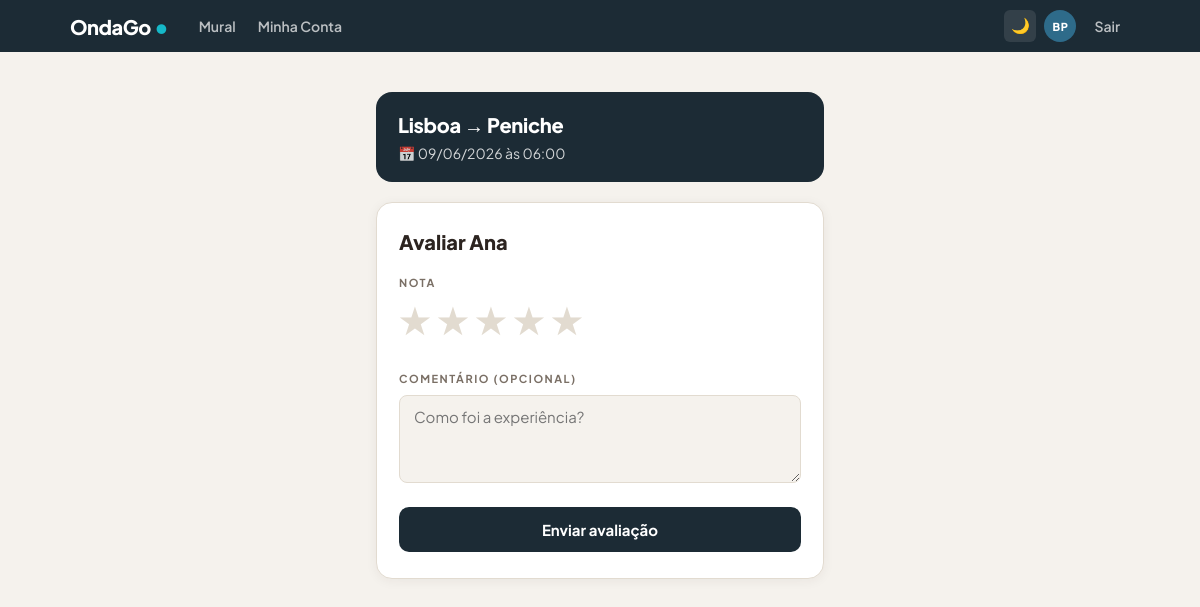
/avaliar/3/3 (signed in), run on the app's committed database.
### models.py (models this page shows, shortened)
class Usuario(UserMixin, db.Model):
    __tablename__ = 'usuarios'
    id         = db.Column(db.Integer, primary_key=True)
    nome       = db.Column(db.String(100), nullable=False)
    email      = db.Column(db.String(150), unique=True, nullable=False)
    telefone   = db.Column(db.String(20), nullable=False)
    nivel      = db.Column(db.String(30), default='Iniciante')
    foto_url   = db.Column(db.String(300), default='')
    senha_hash = db.Column(db.String(256), nullable=False)
    criado_em  = db.Column(db.DateTime, default=datetime.utcnow)
    caronas    = db.relationship('Carona', backref='motorista', lazy=True)
    reservas   = db.relationship('Reserva', backref='passageiro', lazy=True)

class Carona(db.Model):
    __tablename__ = 'caronas'
    id            = db.Column(db.Integer, primary_key=True)
    motorista_id  = db.Column(db.Integer, db.ForeignKey('usuarios.id'), nullable=False)
    ponto_partida = db.Column(db.String(100), nullable=False)
    destino       = db.Column(db.String(100), nullable=False)
    data          = db.Column(db.String(10), nullable=False)
    hora          = db.Column(db.String(5), nullable=False)
    vagas_totais  = db.Column(db.Integer, nullable=False)
    tipo_prancha  = db.Column(db.String(30), default='Qualquer')
    criado_em     = db.Column(db.DateTime, default=datetime.utcnow)
    reservas      = db.relationship('Reserva', backref='carona', lazy=True)
    @property
    def expirada(self):
        try:
            dt = datetime.strptime(f"{self.data} {self.hora}", "%d/%m/%Y %H:%M")
            return datetime.now() > dt
        except:
            return False

### app.py (the view, shortened to what this page needs)
@app.route('/avaliar/<int:carona_id>/<int:avaliado_id>', methods=['GET', 'POST'])
@login_required
def avaliar(carona_id, avaliado_id):
    carona = Carona.query.get_or_404(carona_id)
    avaliado = Usuario.query.get_or_404(avaliado_id)
    if not carona.expirada:
        flash('Só podes avaliar depois da carona ter sido realizada.', 'erro')
        return redirect(url_for('minha_conta'))
    if avaliado_id == current_user.id:
        flash('Não podes avaliar-te a ti mesmo.', 'erro')
        return redirect(url_for('minha_conta'))
    eh_motorista = carona.motorista_id == current_user.id
    eh_passageiro = Reserva.query.filter_by(carona_id=carona_id, usuario_id=current_user.id).first() is not None
    if not eh_motorista and not eh_passageiro:
        flash('Não participaste nesta carona.', 'erro')
        return redirect(url_for('minha_conta'))
    avaliado_eh_motorista = carona.motorista_id == avaliado_id
    avaliado_eh_passageiro = Reserva.query.filter_by(carona_id=carona_id, usuario_id=avaliado_id).first() is not None
    if not avaliado_eh_motorista and not avaliado_eh_passageiro:
        flash('Esta pessoa não participou nesta carona.', 'erro')
        return redirect(url_for('minha_conta'))
    if Avaliacao.query.filter_by(avaliador_id=current_user.id, avaliado_id=avaliado_id, carona_id=carona_id).first():
        flash('Já avaliaste esta pessoa nesta carona.', 'erro')
        return redirect(url_for('minha_conta'))
    return render_template('avaliar.html', carona=carona, avaliado=avaliado)

### app.py (called while the page is built)
@login_manager.user_loader
def load_user(user_id):
    return Usuario.query.get(int(user_id))

### templates/avaliar.html (shortened to what this page needs)
{% extends "base.html" %}
{% block content %}
<div class="container">
    <div class="info-card">
        <div class="rota">{{ carona.ponto_partida }} → {{ carona.destino }}</div>
        <p>📅 {{ carona.data }} às {{ carona.hora }}</p>
    </div>
    <div class="form-card">
        <h2>Avaliar {{ avaliado.nome.split()[0] }}</h2>
        <form method="POST">
            <div class="form-group">
                <label>Nota</label>
                <div class="stars">
                    {% for i in [5,4,3,2,1] %}
                    <label for="star{{ i }}">★</label>
                    {% endfor %}
                </div>
            </div>
            <div class="form-group">
                <label>Comentário (opcional)</label>
                <textarea name="comentario" placeholder="Como foi a experiência?"></textarea>
            </div>
            <button type="submit" class="btn-submit">Enviar avaliação</button>
        </form>
    </div>
</div>
{% endblock %}

### templates/base.html (shortened to what this page needs)
<!DOCTYPE html>
<html lang="pt" data-theme="light">
<head>
</head>
<body>
<nav class="navbar">
    <div class="nav-inner">
        <a href="/" class="nav-logo">OndaGo<span class="logo-dot">•</span></a>
        <div class="nav-links" id="nav-links">
            <a href="/"
               class="nav-link {% if request.endpoint == 'index' %}active{% endif %}">Mural</a>
            {% if current_user.is_authenticated %}
                <a href="/minha_conta"
                   class="nav-link {% if request.endpoint == 'minha_conta' %}active{% endif %}">Minha Conta</a>
            {% endif %}
        </div>
        <div class="nav-right">
            <button class="theme-toggle" id="theme-btn" onclick="toggleTheme()" title="Modo escuro">🌙</button>
            {% if current_user.is_authenticated %}
                <div class="nav-avatar" title="{{ current_user.nome }}">{{ current_user.nome.split()[0][0] }}{% if current_user.nome.split()|length > 1 %}{{ current_user.nome.split()[-1][0] }}{% endif %}</div>
                <a href="/logout" class="nav-link">Sair</a>
            {% else %}
                <a href="/login"
                   class="nav-link {% if request.endpoint == 'login' %}active{% endif %}">Entrar</a>
                <a href="/registro" class="nav-btn">Criar conta</a>
            {% endif %}
        </div>
    </div>
</nav>
{% block content %}{% endblock %}
</body>
</html>

### templates/base.html (style rules this page uses)
:root { --bg: #F5F2ED; --card: #ffffff; --text: #2C2420; --text-muted: #7A6F65; --border: #E2DBD0; --shadow: rgba(44,36,32,0.06); --nav: #1C2B35; --teal: #15B8C8; --hero: #2E6B8A; --green: #0F6E56; --green-light: #E8F4F0; --red: #c62828; --red-light: #fdecea; --orange: #D85A30; }
* { margin: 0; padding: 0; box-sizing: border-box; }
body { font-family: 'Plus Jakarta Sans', sans-serif; background: var(--bg); color: var(--text); transition: background 0.3s, color 0.3s; }
.navbar { background: #1C2B35; height: 52px; width: 100%; position: sticky; top: 0; z-index: 200; }
.nav-inner { max-width: 1100px; margin: 0 auto; height: 100%; padding: 0 20px; display: flex; align-items: center; gap: 20px; }
.nav-logo { font-size: 20px; font-weight: 800; color: #ffffff; text-decoration: none; letter-spacing: -0.5px; flex-shrink: 0; display: flex; align-items: baseline; gap: 3px; }
.logo-dot { color: #15B8C8; font-size: 22px; line-height: 1; }
.nav-links { display: flex; align-items: center; gap: 2px; flex: 1; }
.nav-link { color: rgba(255,255,255,0.7); text-decoration: none; font-size: 14px; font-weight: 600; padding: 5px 10px; border-radius: 6px; transition: color 0.15s; white-space: nowrap; }
.nav-right { display: flex; align-items: center; gap: 8px; flex-shrink: 0; }
.theme-toggle { background: rgba(255,255,255,0.1); border: none; color: white; width: 32px; height: 32px; border-radius: 6px; cursor: pointer; font-size: 15px; display: flex; align-items: center; justify-content: center; transition: background 0.15s; }
.nav-avatar { width: 32px; height: 32px; border-radius: 50%; background: #2E6B8A; color: #ffffff; font-size: 11px; font-weight: 800; letter-spacing: 0.5px; display: flex; align-items: center; justify-content: center; flex-shrink: 0; text-transform: uppercase; }

### templates/avaliar.html (style rules this page uses)
.container { max-width: 480px; margin: 40px auto 80px; padding: 0 16px; }
.info-card { background: #1C2B35; color: white; border-radius: 16px; padding: 20px 22px; margin-bottom: 20px; }
.info-card .rota { font-size: 20px; font-weight: 800; margin-bottom: 6px; letter-spacing: -0.3px; }
.info-card p { font-size: 14px; opacity: 0.8; margin-top: 4px; }
.form-card { background: var(--card); border-radius: 16px; padding: 26px 22px; border: 0.5px solid var(--border); box-shadow: 0 2px 12px var(--shadow); }
.form-card h2 { font-size: 20px; font-weight: 800; margin-bottom: 22px; color: var(--text); }
.form-group { margin-bottom: 20px; }
.form-group label { display: block; font-size: 11px; font-weight: 700; color: var(--text-muted); text-transform: uppercase; letter-spacing: 1.5px; margin-bottom: 10px; }
.stars { display: flex; flex-direction: row-reverse; justify-content: flex-end; gap: 6px; margin-bottom: 4px; }
.stars label { font-size: 34px; cursor: pointer; color: var(--border); transition: color 0.15s; }
textarea { width: 100%; padding: 11px 14px; border: 1px solid var(--border); border-radius: 8px; font-family: inherit; font-size: 15px; resize: vertical; min-height: 88px; outline: none; background: var(--bg); color: var(--text); transition: border-color 0.15s; }
.btn-submit { width: 100%; background: #1C2B35; color: white; padding: 13px; border: none; border-radius: 10px; font-family: inherit; font-size: 15px; font-weight: 700; cursor: pointer; transition: opacity 0.15s; }

### data on the page
Usuario: nome "B", nome "P"
Carona: ponto_partida "Lisboa", destino "Peniche", data "09/06/2026", hora "06:00"
Usuario: nome "Ana"
